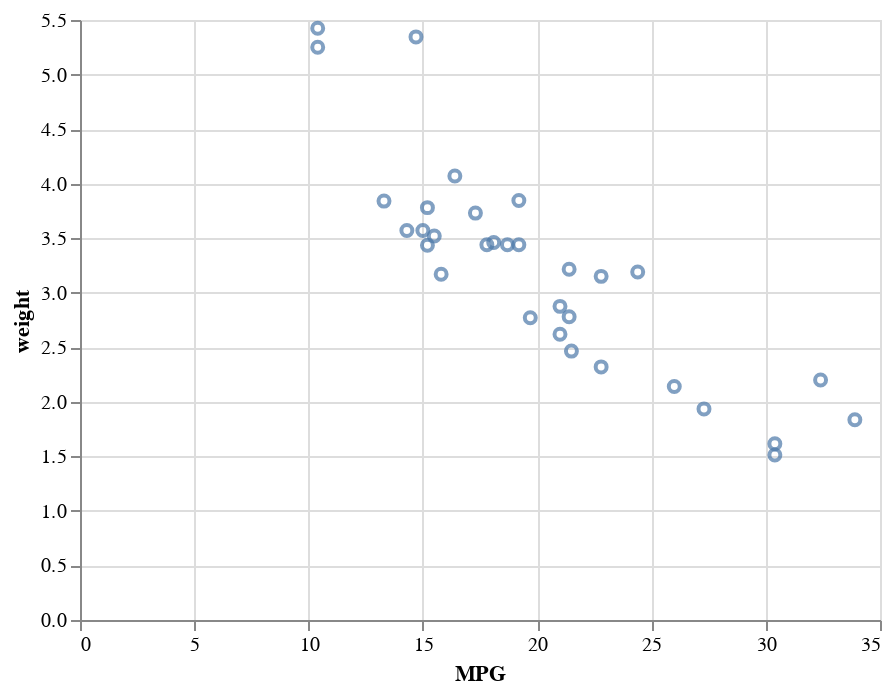

The notebook cell saved with this chart:
### Markdown cell above
All these versions will produce the same visualization. The longest form has extra arguments that we will later use to have finer control of the look and feel or the transformations on the data. But you may see all these variants out in the wild.

Last step: let's make this a true scatter plot with 2 dimensions. We will use the weight for the Y-axis.

### Code cell
# 1.8  Visualize MPG and weight on a scatter plot
alt.Chart(mtcars).mark_point().encode(
    x='MPG',
    y='weight'
)

### Figure 1 — Vega-Lite specification as saved in the notebook (floating-point values rounded to 4 significant figures)
{"config": {"view": {"continuousWidth": 400, "continuousHeight": 300}}, "data": {"name": "data-9409cf149fcd97d1b95049972fed8558"}, "mark": "point", "encoding": {"x": {"field": "MPG", "type": "quantitative"}, "y": {"field": "weight", "type": "quantitative"}}, "$schema": "https://vega.github.io/schema/vega-lite/v4.17.0.json", "datasets": {"data-9409cf149fcd97d1b95049972fed8558": [{"model": "Mazda RX4", "MPG": 21.0, "cylinders": 6, "displacement": 160.0, "HP": 110, "rear_axle_ratio": 3.9, "weight": 2.62, "qsec": 16.46, "vs": 0, "transmission": 1, "gears": 4, "carb": 4}, {"model": "Mazda RX4 Wag", "MPG": 21.0, "cylinders": 6, "displacement": 160.0, "HP": 110, "rear_axle_ratio": 3.9, "weight": 2.875, "qsec": 17.02, "vs": 0, "transmission": 1, "gears": 4, "carb": 4}, {"model": "Datsun 710", "MPG": 22.8, "cylinders": 4, "displacement": 108.0, "HP": 93, "rear_axle_ratio": 3.85, "weight": 2.32, "qsec": 18.61, "vs": 1, "transmission": 1, "gears": 4, "carb": 1}, {"model": "Hornet 4 Drive", "MPG": 21.4, "cylinders": 6, "displacement": 258.0, "HP": 110, "rear_axle_ratio": 3.08, "weight": 3.215, "qsec": 19.44, "vs": 1, "transmission": 0, "gears": 3, "carb": 1}, {"model": "Hornet Sportabout", "MPG": 18.7, "cylinders": 8, "displacement": 360.0, "HP": 175, "rear_axle_ratio": 3.15, "weight": 3.44, "qsec": 17.02, "vs": 0, "transmission": 0, "gears": 3, "carb": 2}, {"model": "Valiant", "MPG": 18.1, "cylinders": 6, "displacement": 225.0, "HP": 105, "rear_axle_ratio": 2.76, "weight": 3.46, "qsec": 20.22, "vs": 1, "transmission": 0, "gears": 3, "carb": 1}, {"model": "Duster 360", "MPG": 14.3, "cylinders": 8, "displacement": 360.0, "HP": 245, "rear_axle_ratio": 3.21, "weight": 3.57, "qsec": 15.84, "vs": 0, "transmission": 0, "gears": 3, "carb": 4}, {"model": "Merc 240D", "MPG": 24.4, "cylinders": 4, "displacement": 146.7, "HP": 62, "rear_axle_ratio": 3.69, "weight": 3.19, "qsec": 20.0, "vs": 1, "transmission": 0, "gears": 4, "carb": 2}, {"model": "Merc 230", "MPG": 22.8, "cylinders": 4, "displacement": 140.8, "HP": 95, "rear_axle_ratio": 3.92, "weight": 3.15, "qsec": 22.9, "vs": 1, "transmission": 0, "gears": 4, "carb": 2}, {"model": "Merc 280", "MPG": 19.2, "cylinders": 6, "displacement": 167.6, "HP": 123, "rear_axle_ratio": 3.92, "weight": 3.44, "qsec": 18.3, "vs": 1, "transmission": 0, "gears": 4, "carb": 4}, {"model": "Merc 280C", "MPG": 17.8, "cylinders": 6, "displacement": 167.6, "HP": 123, "rear_axle_ratio": 3.92, "weight": 3.44, "qsec": 18.9, "vs": 1, "transmission": 0, "gears": 4, "carb": 4}, {"model": "Merc 450SE", "MPG": 16.4, "cylinders": 8, "displacement": 275.8, "HP": 180, "rear_axle_ratio": 3.07, "weight": 4.07, "qsec": 17.4, "vs": 0, "transmission": 0, "gears": 3, "carb": 3}, {"model": "Merc 450SL", "MPG": 17.3, "cylinders": 8, "displacement": 275.8, "HP": 180, "rear_axle_ratio": 3.07, "weight": 3.73, "qsec": 17.6, "vs": 0, "transmission": 0, "gears": 3, "carb": 3}, {"model": "Merc 450SLC", "MPG": 15.2, "cylinders": 8, "displacement": 275.8, "HP": 180, "rear_axle_ratio": 3.07, "weight": 3.78, "qsec": 18.0, "vs": 0, "transmission": 0, "gears": 3, "carb": 3}, {"model": "Cadillac Fleetwood", "MPG": 10.4, "cylinders": 8, "displacement": 472.0, "HP": 205, "rear_axle_ratio": 2.93, "weight": 5.25, "qsec": 17.98, "vs": 0, "transmission": 0, "gears": 3, "carb": 4}, {"model": "Lincoln Continental", "MPG": 10.4, "cylinders": 8, "displacement": 460.0, "HP": 215, "rear_axle_ratio": 3.0, "weight": 5.424, "qsec": 17.82, "vs": 0, "transmission": 0, "gears": 3, "carb": 4}, {"model": "Chrysler Imperial", "MPG": 14.7, "cylinders": 8, "displacement": 440.0, "HP": 230, "rear_axle_ratio": 3.23, "weight": 5.345, "qsec": 17.42, "vs": 0, "transmission": 0, "gears": 3, "carb": 4}, {"model": "Fiat 128", "MPG": 32.4, "cylinders": 4, "displacement": 78.7, "HP": 66, "rear_axle_ratio": 4.08, "weight": 2.2, "qsec": 19.47, "vs": 1, "transmission": 1, "gears": 4, "carb": 1}, {"model": "Honda Civic", "MPG": 30.4, "cylinders": 4, "displacement": 75.7, "HP": 52, "rear_axle_ratio": 4.93, "weight": 1.615, "qsec": 18.52, "vs": 1, "transmission": 1, "gears": 4, "carb": 2}, {"model": "Toyota Corolla", "MPG": 33.9, "cylinders": 4, "displacement": 71.1, "HP": 65, "rear_axle_ratio": 4.22, "weight": 1.835, "qsec": 19.9, "vs": 1, "transmission": 1, "gears": 4, "carb": 1}, {"model": "Toyota Corona", "MPG": 21.5, "cylinders": 4, "displacement": 120.1, "HP": 97, "rear_axle_ratio": 3.7, "weight": 2.465, "qsec": 20.01, "vs": 1, "transmission": 0, "gears": 3, "carb": 1}, {"model": "Dodge Challenger", "MPG": 15.5, "cylinders": 8, "displacement": 318.0, "HP": 150, "rear_axle_ratio": 2.76, "weight": 3.52, "qsec": 16.87, "vs": 0, "transmission": 0, "gears": 3, "carb": 2}, {"model": "AMC Javelin", "MPG": 15.2, "cylinders": 8, "displacement": 304.0, "HP": 150, "rear_axle_ratio": 3.15, "weight": 3.435, "qsec": 17.3, "vs": 0, "transmission": 0, "gears": 3, "carb": 2}, {"model": "Camaro Z28", "MPG": 13.3, "cylinders": 8, "displacement": 350.0, "HP": 245, "rear_axle_ratio": 3.73, "weight": 3.84, "qsec": 15.41, "vs": 0, "transmission": 0, "gears": 3, "carb": 4}, {"model": "Pontiac Firebird", "MPG": 19.2, "cylinders": 8, "displacement": 400.0, "HP": 175, "rear_axle_ratio": 3.08, "weight": 3.845, "qsec": 17.05, "vs": 0, "transmission": 0, "gears": 3, "carb": 2}, {"model": "Fiat X1-9", "MPG": 27.3, "cylinders": 4, "displacement": 79.0, "HP": 66, "rear_axle_ratio": 4.08, "weight": 1.935, "qsec": 18.9, "vs": 1, "transmission": 1, "gears": 4, "carb": 1}, {"model": "Porsche 914-2", "MPG": 26.0, "cylinders": 4, "displacement": 120.3, "HP": 91, "rear_axle_ratio": 4.43, "weight": 2.14, "qsec": 16.7, "vs": 0, "transmission": 1, "gears": 5, "carb": 2}, {"model": "Lotus Europa", "MPG": 30.4, "cylinders": 4, "displacement": 95.1, "HP": 113, "rear_axle_ratio": 3.77, "weight": 1.513, "qsec": 16.9, "vs": 1, "transmission": 1, "gears": 5, "carb": 2}, {"model": "Ford Pantera L", "MPG": 15.8, "cylinders": 8, "displacement": 351.0, "HP": 264, "rear_axle_ratio": 4.22, "weight": 3.17, "qsec": 14.5, "vs": 0, "transmission": 1, "gears": 5, "carb": 4}, {"model": "Ferrari Dino", "MPG": 19.7, "cylinders": 6, "displacement": 145.0, "HP": 175, "rear_axle_ratio": 3.62, "weight": 2.77, "qsec": 15.5, "vs": 0, "transmission": 1, "gears": 5, "carb": 6}, {"model": "Maserati Bora", "MPG": 15.0, "cylinders": 8, "displacement": 301.0, "HP": 335, "rear_axle_ratio": 3.54, "weight": 3.57, "qsec": 14.6, "vs": 0, "transmission": 1, "gears": 5, "carb": 8}, {"model": "Volvo 142E", "MPG": 21.4, "cylinders": 4, "displacement": 121.0, "HP": 109, "rear_axle_ratio": 4.11, "weight": 2.78, "qsec": 18.6, "vs": 1, "transmission": 1, "gears": 4, "carb": 2}]}}
